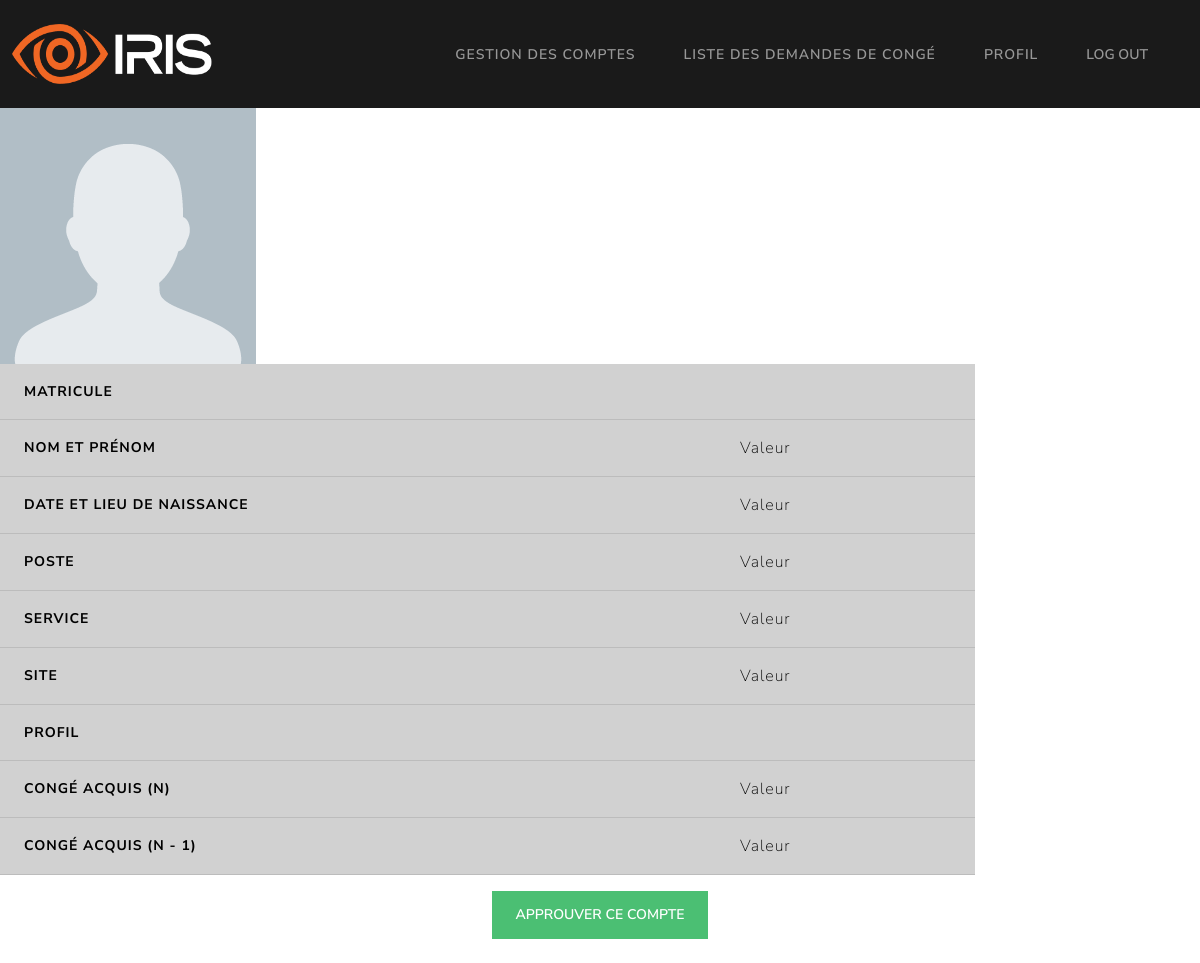
The page /GRH/demande_compte/7 on the database as committed earlier.
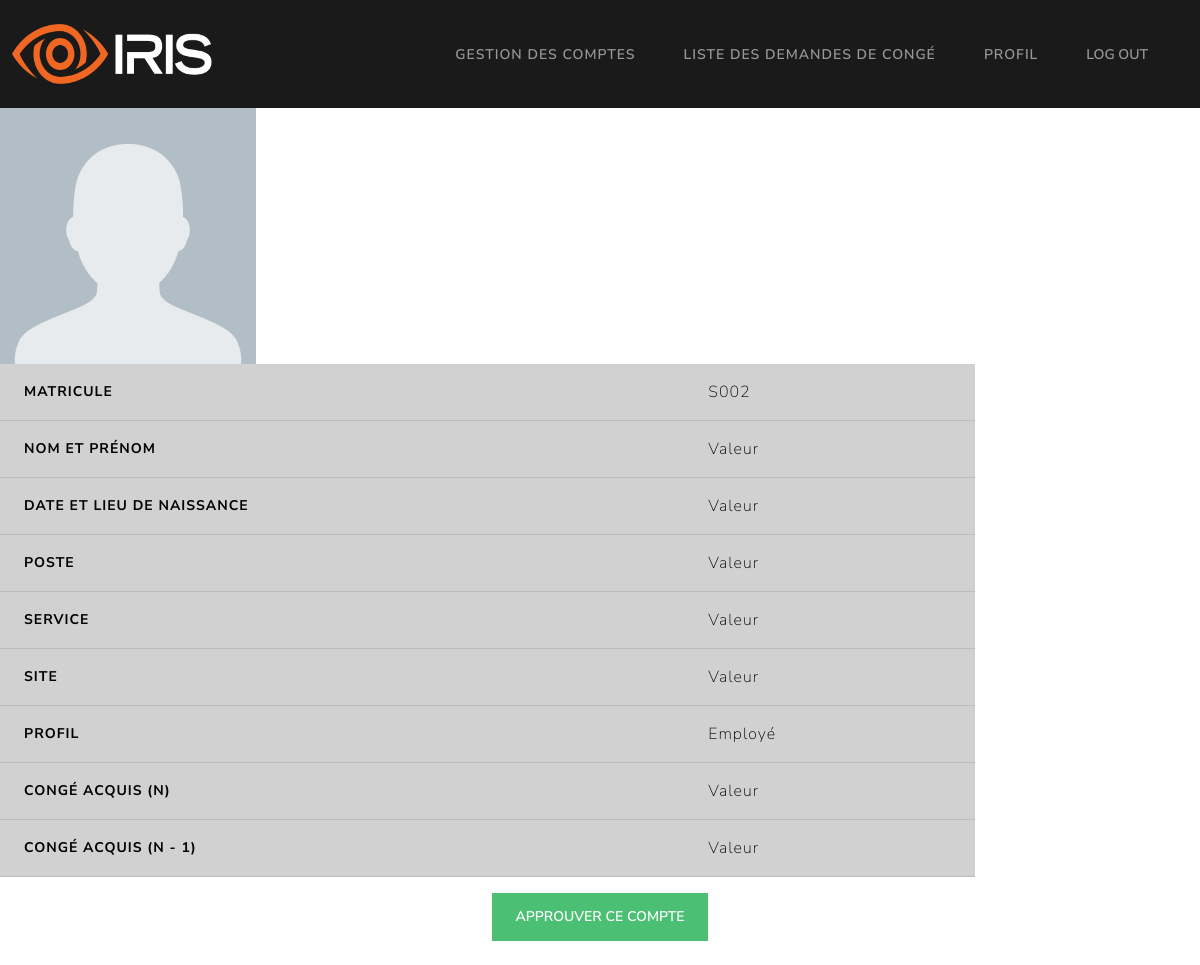
The same page on the database as committed later.
### Models/models.py (models this page shows, shortened)
class userLoginCredentials(db.Model):
    id = db.Column(db.Integer, primary_key=True)
    matricule = db.Column(db.String, unique=True, nullable=False)
    hashed_password = db.Column(db.String, unique=False, nullable=False)
    role = db.Column(db.String, unique=False, nullable=False)
    account_confirmed = db.Column(db.Boolean, unique=False, nullable=False)

### app.py (the view)
@app.get("/GRH/demande_compte/<int:id>")
def demande_compte(id):
	return getPendingAccount(id)

### Controllers/GRHController.py (called while the page is built)
def getPendingAccount(id):
    try:
        account = userLoginCredentials.query.filter_by(id=id).first()
        return render_template("/GRH/detailsCompte.html", user=account)
    except Exception as e:
        return render_template("/GRH/detailsCompte.html", error=str(e))

### templates/GRH/detailsCompte.html (shortened to what this page needs)
{% extends '/GRH/base.html' %} {% block title %} Profil {% endblock %}
{% block content %}
<div>
  <img
    src="{{ url_for('static', filename='missing-profile-photo.png') }}"
    alt="Not found"
    onerror="this.src='static/missing-profile-photo.png';"
    style="float: left"
  />
</div>
<table class="table table-hover" style="line-height: 0.5">
  <tbody>
    <tr class="table-primary">
      <th scope="row">Matricule</th>
      <td>{{ user.matricule }}</td>
    </tr>
    <tr class="table-primary">
      <th scope="row">Nom et prénom</th>
      <td>Valeur</td>
    </tr>
    <tr class="table-primary">
      <th scope="row">Date et lieu de naissance</th>
      <td>Valeur</td>
    </tr>
    <tr class="table-primary">
      <th scope="row">Poste</th>
      <td>Valeur</td>
    </tr>
    <tr class="table-primary">
      <th scope="row">Service</th>
      <td>Valeur</td>
    </tr>
    <tr class="table-primary">
      <th scope="row">Site</th>
      <td>Valeur</td>
    </tr>
    <tr class="table-primary">
      <th scope="row">Profil</th>
      <td>{{ user.role }}</td>
    </tr>
    <tr class="table-primary">
      <th scope="row">Congé acquis (N)</th>
      <td>Valeur</td>
    </tr>
    <tr class="table-primary">
      <th scope="row">Congé acquis (N - 1)</th>
      <td>Valeur</td>
    </tr>
  </tbody>
</table>
<div style="text-align: center;">
  <form method="POST" action="demande_compte/{{ user.id }}/approuver">
    <button type="Submit" class="btn btn-success">Approuver ce compte</button>
  </form>
</div>
<br />
{% endblock %}

### templates/GRH/base.html (shortened to what this page needs)
<!DOCTYPE html>
<html>
  <head>
    <link rel="stylesheet" href="{{ url_for('static', filename='bootstrap.css') }}" />
  </head>
  <body>
    <nav class="navbar navbar-expand-lg bg-primary" data-bs-theme="dark">
      <div class="container-fluid">
        <div>
            <img src="/static/g22.png" width="200" height="60">
        </div>
        <div class="collapse navbar-collapse" id="navbarColor01">
          <ul class="navbar-nav me-auto">
            <li class="nav-item">
              <a class="nav-link" href="gestion_comptes">Gestion des comptes</a>
            </li>
            <li class="nav-item">
              <a class="nav-link" href="demandes_congé">Liste des demandes de congé</a>
            </li>
            <li class="nav-item">
              <a class="nav-link" href="home">Profil</a>
            </li>
            <li class="nav-item">
              <button type="Submit" form="myForm" class="nav-link">LOG OUT</a>
            </li>
          </ul>
        </div>
      </div>
    </nav>
    {% block content %} {% endblock %}
  </body>
</html>

Rows that differ between the two databases and show on the page:
added userLoginCredentials: matricule "S002", role "Employé"
